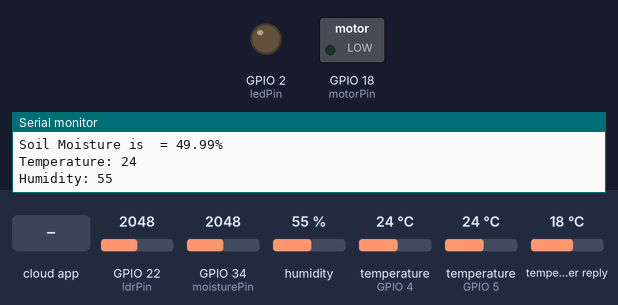
This sketch was run on a simulated ESP32. Parts: switched loads named in the sketch (green lamp = pin HIGH), output pins drawn as LEDs (lit = HIGH), the last lines printed to the serial monitor. Inputs (shaded band) come from the test bench; at power-on: GPIO 22 (ldrPin) = 2048, GPIO 34 (moisturePin) = 2048, humidity 55 %, temperature (sensors on GPIO 4, GPIO 5) 24 °C, temperature in the weather reply 18 °C. WiFi joins after 1.5 s; servers stay silent unless stated; no MQTT or app messages arrive unless stated; web services answer with replies made up by the test bench.

Above: at 2.7 s.
2.8 s: the phone or cloud app sets Pump to OFF
At 3.6 s:
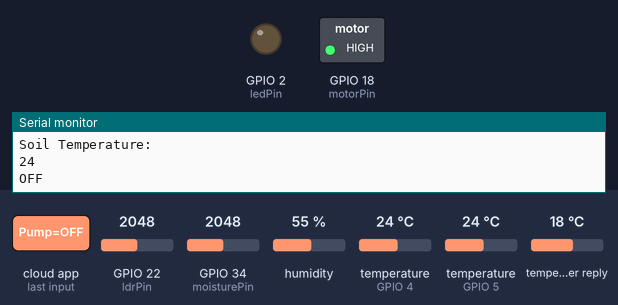
10.2 s: GPIO 22 (ldrPin) set to 1087
16.6 s: GPIO 22 (ldrPin) set to 956
At 23.3 s:
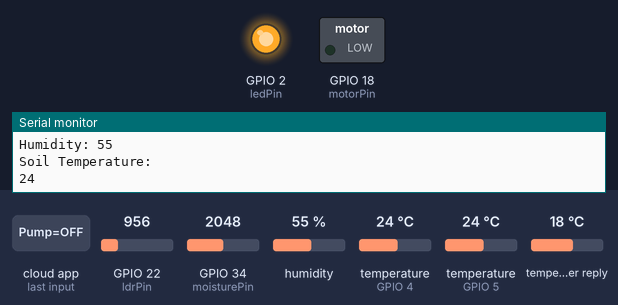
29.3 s: the phone or cloud app sets Pump to OFF
At 30.5 s:
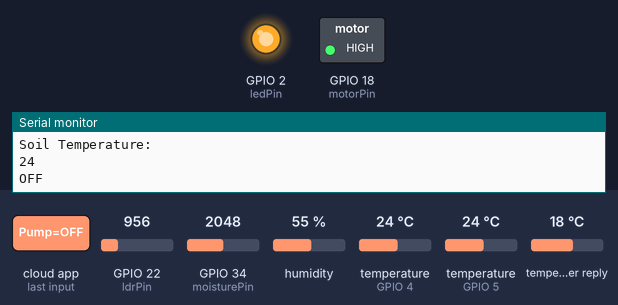
Timing chart, 0 to 37.2 s (numbered marks = the images above; inputs shaded):
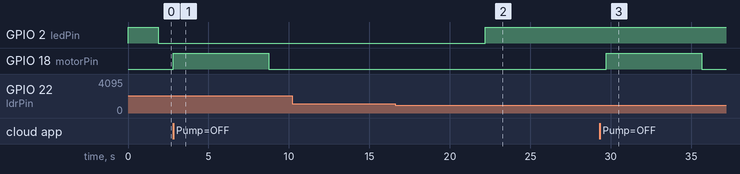

Measured:
- the behaviour switches between 1025 and 1024 on GPIO 22 (ldrPin) (found by bisection; images 1 and 2)
- after the input at 2.8 s, GPIO 18 (motorPin): LOW → HIGH at once, → LOW 5.9 s later
- after the input at 16.6 s, GPIO 2 (ledPin): LOW → HIGH after 5.6 s
- after the input at 29.3 s, GPIO 18 (motorPin): LOW → HIGH after 0.43 s, → LOW 5.9 s later

The sketch:

Smart_agriculture_ESP32.ino
```cpp
#include <WiFi.h>
#include <OneWire.h>
#include <DallasTemperature.h>
#include "DHT.h"
#include "Adafruit_MQTT.h"
#include "Adafruit_MQTT_Client.h"
#include <ArduinoJson.h>

const char *ssid = "SKF";      // Enter your WiFi Name
const char *pass = "123456789"; // Enter your WiFi Password
WiFiClient client;

#define MQTT_SERV "io.adafruit.com"
#define MQTT_PORT 1883
#define MQTT_NAME "Shaikfaisal" // Your Adafruit IO Username
#define MQTT_PASS "aio_mBSC384Rkb4AbYcne7SoJxgOrmSV" // Adafruit IO AIO key

const char server[] = "api.openweathermap.org";
String nameOfCity = "Jaipur,IN";
String apiKey = "e8b22b36da932dce8f31ec9be9cb68a3";
String text;
const char *icon = "";
int jsonend = 0;
boolean startJson = false;
int status = WL_IDLE_STATUS;

#define JSON_BUFF_DIMENSION 2500
unsigned long lastConnectionTime = 10 * 60 * 1000; // last time you connected to the server, in milliseconds
const unsigned long postInterval = 10 * 60 * 1000; // posting interval of 10 minutes (10L * 1000L; 10 seconds delay for testing)
const int ldrPin = 22;      // Replace with the appropriate GPIO pin
const int ledPin = 2;       // Replace with the appropriate GPIO pin
const int moisturePin = 34; // Replace with the appropriate GPIO pin
const int motorPin = 18;    // Replace with the appropriate GPIO pin

float moisturePercentage; // moisture reading
int temperature, humidity, soiltemp;

#define ONE_WIRE_BUS 4 // Replace with the appropriate GPIO pin
#define DHTTYPE DHT11 // DHT 11
#define dht_dpin 5     // Replace with the appropriate GPIO pin
DHT dht(dht_dpin, DHTTYPE);
OneWire oneWire(ONE_WIRE_BUS);
DallasTemperature sensors(&oneWire);
const unsigned long Interval = 50000;
unsigned long previousTime = 0;

// Set up the feed you're publishing to
Adafruit_MQTT_Client mqtt(&client, MQTT_SERV, MQTT_PORT, MQTT_NAME, MQTT_PASS);
Adafruit_MQTT_Publish Moisture = Adafruit_MQTT_Publish(&mqtt, MQTT_NAME "/f/Moisture"); // Moisture is the feed name where you will publish your data
Adafruit_MQTT_Publish Temperature = Adafruit_MQTT_Publish(&mqtt, MQTT_NAME "/f/Temperature");
Adafruit_MQTT_Publish Humidity = Adafruit_MQTT_Publish(&mqtt, MQTT_NAME "/f/Humidity");
Adafruit_MQTT_Publish SoilTemp = Adafruit_MQTT_Publish(&mqtt, MQTT_NAME "/f/SoilTemp");

// Set up the feed you're subscribing to
Adafruit_MQTT_Subscribe LED = Adafruit_MQTT_Subscribe(&mqtt, MQTT_NAME "/f/LED");
Adafruit_MQTT_Subscribe Pump = Adafruit_MQTT_Subscribe(&mqtt, MQTT_NAME "/f/Pump");

void setup()
{
  Serial.begin(9600);
  delay(10);
  dht.begin();
  sensors.begin();
  mqtt.subscribe(&LED);
  mqtt.subscribe(&Pump);
  pinMode(motorPin, OUTPUT);
  pinMode(ledPin, OUTPUT);
  pinMode(ldrPin, INPUT);
  digitalWrite(motorPin, LOW); // keep motor off initially
  digitalWrite(ledPin, HIGH);
  text.reserve(JSON_BUFF_DIMENSION);
  Serial.println("Connecting to ");
  Serial.println(ssid);
  WiFi.begin(ssid, pass);
  while (WiFi.status() != WL_CONNECTED)
  {
    delay(500);
    Serial.print("."); // print ... until not connected
  }
  Serial.println("");
  Serial.println("WiFi connected");
}

void loop()
{
  unsigned long currentTime = millis();
  MQTT_connect();
  if (millis() - lastConnectionTime > postInterval)
  {
    // note the time that the connection was made:
    lastConnectionTime = millis();
    makehttpRequest();
  }

  int ldrStatus = analogRead(ldrPin);
  Serial.println("ldr value is:");
  Serial.println(ldrStatus);

  if (ldrStatus <= 1024)
  {
    digitalWrite(ledPin, HIGH);
    Serial.print("It's DARK, Turn on the LED : ");
    Serial.println(ldrStatus);
  }
  else
  {
    digitalWrite(ledPin, LOW);
    Serial.print("It's BRIGHT, Turn off the LED : ");
    Serial.println(ldrStatus);
  }

  moisturePercentage = (100.00 - ((analogRead(moisturePin) / 4095.00) * 100.00));
  Serial.print("Soil Moisture is  = ");
  Serial.print(moisturePercentage);
  Serial.println("%");

  if (moisturePercentage < 0)
  {
    digitalWrite(motorPin, HIGH); // turn on motor
  }
  if (moisturePercentage > 0)
  {
    digitalWrite(motorPin, LOW); // turn off motor
  }

  temperature = dht.readTemperature();
  humidity = dht.readHumidity();
  Serial.print("Temperature: ");
  Serial.print(temperature);
  Serial.println();
  Serial.print("Humidity: ");
  Serial.print(humidity);
  Serial.println();
  sensors.requestTemperatures();
  soiltemp = sensors.getTempCByIndex(0);
  Serial.println("Soil Temperature: ");
  Serial.println(soiltemp);

  if (currentTime - previousTime >= Interval)
  {
    if (!Moisture.publish(moisturePercentage))
    {
    }
    if (!Temperature.publish(temperature))
    {
    }
    if (!Humidity.publish(humidity))
    {
    }
    if (!SoilTemp.publish(soiltemp))
    {
    }
    previousTime = currentTime;
  }

  Adafruit_MQTT_Subscribe *subscription;
  while ((subscription = mqtt.readSubscription(5000)))
  {
    if (subscription == &LED)
    {
      Serial.println((char *)LED.lastread);
      if (!strcmp((char *)LED.lastread, "OFF"))
      {
        digitalWrite(ledPin, LOW);
      }
      if (!strcmp((char *)LED.lastread, "ON"))
      {
        digitalWrite(ledPin, HIGH);
      }
    }
    if (subscription == &Pump)
    {
      Serial.println((char *)Pump.lastread);
      if (!strcmp((char *)Pump.lastread, "OFF"))
      {
        digitalWrite(motorPin, HIGH);
      }
      if (!strcmp((char *)Pump.lastread, "ON"))
      {
        digitalWrite(motorPin, LOW);
      }
    }
  }
  delay(900); // Add a closing brace here
}

void MQTT_connect()

{

  int8_t ret;

  // Stop if already connected.

  if (mqtt.connected())

  {

    return;

  }

  uint8_t retries = 3;

  while ((ret = mqtt.connect()) != 0) // connect will return 0 for connected

  {

       mqtt.disconnect();

       delay(5000);  // wait 5 seconds

       retries--;

       if (retries == 0)

       {

         // basically die and wait for WDT to reset me

         while (1);

       }

  }

}
void makehttpRequest() {

  // close any connection before send a new request to allow client make connection to server

  client.stop();

  // if there's a successful connection:

  if (client.connect(server, 80)) {

    client.println("GET /data/2.5/forecast?q=" + nameOfCity + "&APPID=" + apiKey + "&mode=json&units=metric&cnt=2 HTTP/1.1");

    client.println("Host: api.openweathermap.org");

    client.println("User-Agent: ArduinoWiFi/1.1");

    client.println("Connection: close");

    client.println();

    unsigned long timeout = millis();

    while (client.available() == 0) {

      if (millis() - timeout > 5000) {

        Serial.println(">>> Client Timeout !");

        client.stop();

        return;

      }

    }

    char c = 0;

    while (client.available()) {

      c = client.read();

      // since json contains equal number of open and close curly brackets, this means we can determine when a json is completely received  by counting

      // the open and close occurences,

      //Serial.print(c);

      if (c == '{') {

        startJson = true;         // set startJson true to indicate json message has started

        jsonend++;

      }

      if (c == '}') {

        jsonend--;

      }

      if (startJson == true) {

        text += c;

      }

      // if jsonend = 0 then we have have received equal number of curly braces

      if (jsonend == 0 && startJson == true) {

        parseJson(text.c_str());  // parse c string text in parseJson function

        text = "";                // clear text string for the next time

        startJson = false;        // set startJson to false to indicate that a new message has not yet started

      }

    }

  }

  else {

    // if no connction was made:

    Serial.println("connection failed");

    return;

  }

}


void parseJson(const char * jsonString) {

  //StaticJsonBuffer<4000> jsonBuffer;

  const size_t bufferSize = 2*JSON_ARRAY_SIZE(1) + JSON_ARRAY_SIZE(2) + 4*JSON_OBJECT_SIZE(1) + 3*JSON_OBJECT_SIZE(2) + 3*JSON_OBJECT_SIZE(4) + JSON_OBJECT_SIZE(5) + 2*JSON_OBJECT_SIZE(7) + 2*JSON_OBJECT_SIZE(8) + 720;

  DynamicJsonBuffer jsonBuffer(bufferSize);

//  DynamicJsonDocument(bufferSize);

  // FIND FIELDS IN JSON TREE

  JsonObject& root = jsonBuffer.parseObject(jsonString);

  if (!root.success()) {

    Serial.println("parseObject() failed");

    return;

  }

  JsonArray& list = root["list"];

  JsonObject& nowT = list[0];

  JsonObject& later = list[1];

  JsonObject& tommorow = list[2];

//  String conditions = list.weather.main;

  // including temperature and humidity for those who may wish to hack it in

  String city = root["city"]["name"];

  String weatherNow = nowT["weather"][0]["description"];

  String weatherLater = later["weather"][0]["description"];

  String list12 = later["weather"][0]["list"];

  Serial.println(list12);

  Serial.println(weatherLater);

  if(weatherLater == "few clouds"){

    icon = "Few Clouds";

    Serial.print(icon);

  }

  else if(weatherLater == "rain"){

    icon = "Rain";

    Serial.print(icon);

  }

  else if(weatherLater == "broken clouds"){

    icon = "Broken Clouds";

    Serial.print(icon);

  }

  else {

    icon = "Sunny";

    }

}
```
